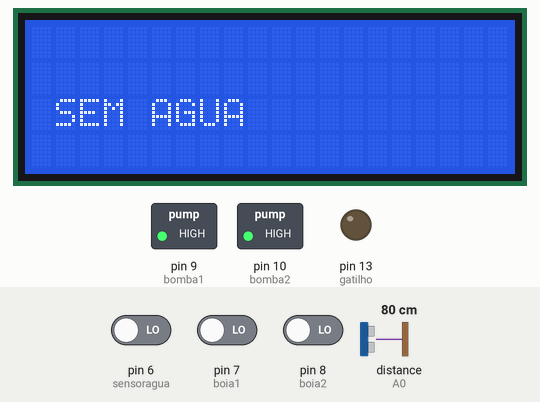
Recording of a sketch running on a simulated Arduino Uno, built with avr-gcc and run on an emulated ATmega328P. Parts: 20×4 character LCD, switched loads named in the sketch (green lamp = pin HIGH), output pins drawn as LEDs (lit = HIGH). The test bench sets the inputs (shaded band); at power-on: pin 6 (sensoragua) LOW, pin 7 (boia1) LOW, distance to the obstacle (sensor on A0) 80 cm, pin 8 (boia2) LOW. The echo pulse lasts 58.3 µs per cm.

Above: at 1.2 s.
1.3 s: pin 6 (sensoragua) driven HIGH
At 2.7 s:
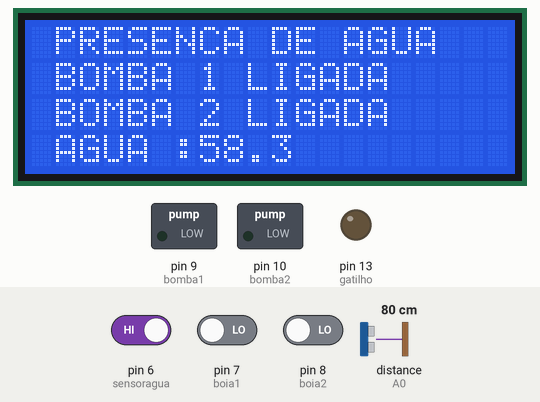
3.5 s: pin 7 (boia1) driven HIGH
At 5.3 s:
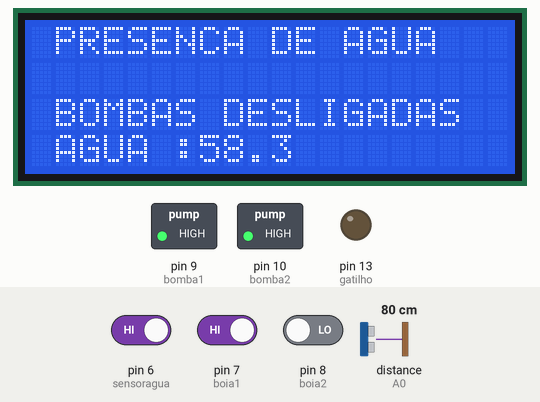
5.6 s: distance to the obstacle (sensor on A0) set to 2 cm
At 6.5 s:
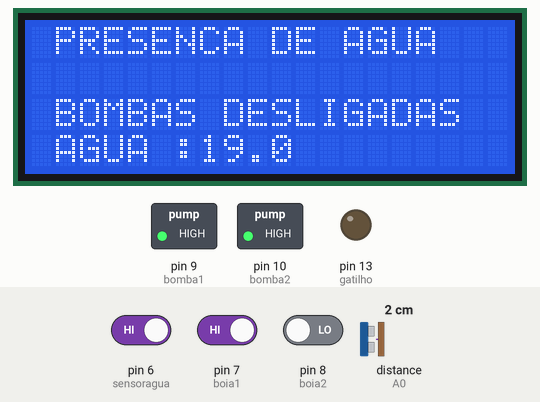
7.6 s: distance to the obstacle (sensor on A0) set to 4 cm
9.6 s: pin 7 (boia1) driven LOW
At 11.0 s:
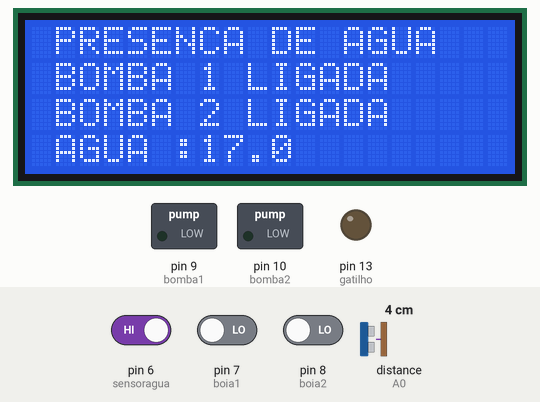
11.6 s: distance to the obstacle (sensor on A0) set to 9 cm
At 13.5 s:
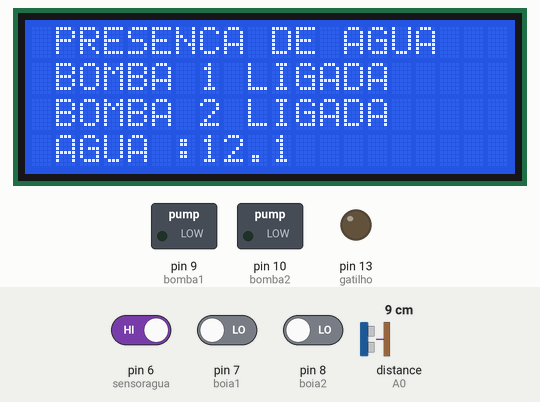
Timing chart, 0 to 14.7 s (numbered marks = the images above; inputs shaded):
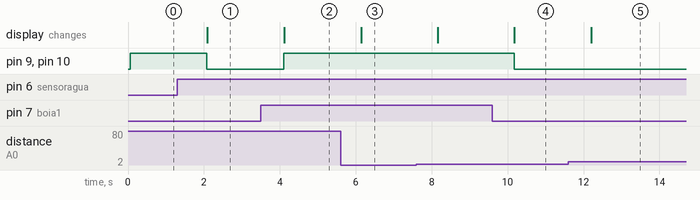

Measured:
- after the input at 1.3 s, pin 9 (bomba1): HIGH → LOW after 0.77 s; pin 10 (bomba2): HIGH → LOW after 0.78 s; the display: changes after 0.78 s (image 1)
- after the input at 3.5 s, pin 9 (bomba1), pin 10 (bomba2): LOW → HIGH after 0.61 s; the display: changes after 0.62 s (image 2)
- after the input at 5.6 s, the display: changes after 0.54 s (image 3)
- after the input at 9.6 s, pin 9 (bomba1), pin 10 (bomba2): HIGH → LOW after 0.57 s; the display: changes after 0.58 s (image 4)
- after the input at 11.6 s, the display: changes after 0.60 s (image 5)

The sketch:

bombaisrael.ino
```cpp
#include <LiquidCrystal.h>

LiquidCrystal lcd( 12, 11, 5 , 4 , 3 , 2 ) ;

int sensoragua;
int boia1;
int boia2;
int bomba1;
int bomba2;
int gatilho = 13;
int echo = A0;
float tempo; // para armazenar o tempo de ida e volta do sinal em microsegundos
float cm; // para armazenar a distância em centímetros
bool flag = false;


void ultrasson() {
  digitalWrite(gatilho, HIGH);
  delayMicroseconds(10);
  digitalWrite(gatilho, LOW);

  // medir tempo de ida e volta do pulso ultrassônico
  tempo = pulseIn(echo, HIGH);

  // calcular as distâncias em centímetros e polegadas
  cm = abs((tempo / 29.4 / 2) - 21);
  lcd.setCursor(1, 4);
  lcd.print("AGUA :");
  lcd.print(cm, 1.2f);

}
void setup() {
  lcd. begin (20, 4);

  pinMode(6, INPUT);//sensoragua
  pinMode(7, INPUT);//boia1
  pinMode(8, INPUT);//boia2
  pinMode(9, OUTPUT);//bomba1
  pinMode(10, OUTPUT);//bomba2
  digitalWrite(9, HIGH);
  digitalWrite(10, HIGH);
  pinMode(gatilho, OUTPUT); // deixa pino em LOW
  digitalWrite(gatilho, LOW);
  delayMicroseconds(10);
  pinMode(echo, INPUT); // configura pino ECHO como entrada


}

void loop() {

  sensoragua = digitalRead(6); //se houver agua, comeca o codigo
  lcd.clear();
  if (sensoragua == 1) {

    lcd.setCursor(1, 0);
    lcd.print("PRESENCA DE AGUA");
    //delay(500);
    boia1 = digitalRead(7); //se boia1 acionada, liga bomba1

    if (boia1 == 0) {
      digitalWrite(9, LOW); //liga bomba 1
      lcd.setCursor(1, 1);
      lcd.print("BOMBA 1 LIGADA");
      if (flag == true){
        lcd.setCursor(1, 2);
      lcd.print("BOMBA 2 LIGADA");
      }
      boia2 = digitalRead(8);
      if (boia2 == 0) { //se boia 2 acionada, liga bomba 2
        digitalWrite(10, LOW); //liga bomba 2
        lcd.setCursor(1, 2);
        lcd.print("BOMBA 2 LIGADA");
        flag = true;
      }

    }
    else {    //quando a boia 1 nao estiver acionada desliga as duas bombas

      flag = false;
      lcd.setCursor(1, 2);
      lcd.print("BOMBAS DESLIGADAS");
      digitalWrite(9, HIGH);
      digitalWrite(10, HIGH);
    }

    ultrasson();  //imprime nivel de agua no lcd
    // delay(300);
  }
  else
  {

    digitalWrite(9, HIGH);
    digitalWrite(10, HIGH);
    lcd.setCursor(1, 2);
    lcd.print("SEM AGUA");

  }
  delay(1000);
}
```
